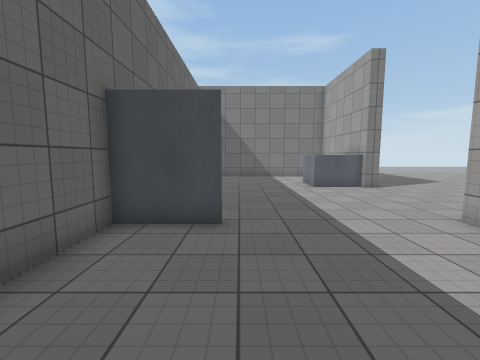
view 1 (above)

22 first-person views from a walk through a 3-D level made in the Unity game engine. The camera is 1.5 m above the floor, tilts 6° down and sees 90° across. The floor is counted in squares, 1 m on a side. Each view is taken from the middle of a square. On the plan, view 1 faces up. The plan holds only what a view shows up to about 13 squares ahead; the rest is blank. The place goes on beyond the plan. Surface patterns are stand-ins for the level's own textures.

view 2
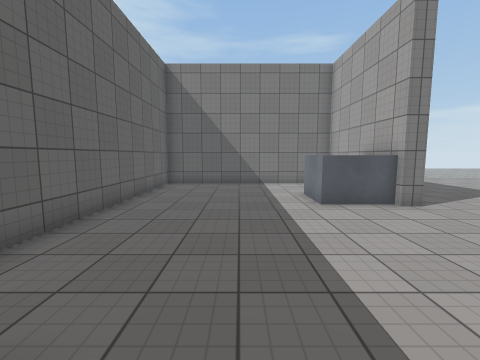

view 3
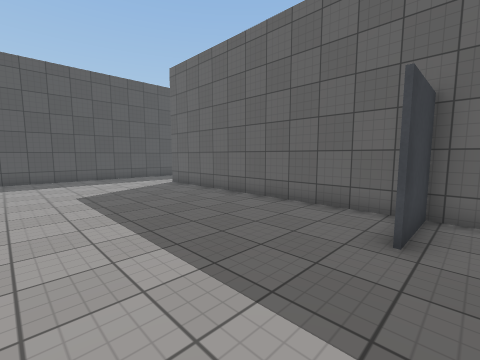

view 4
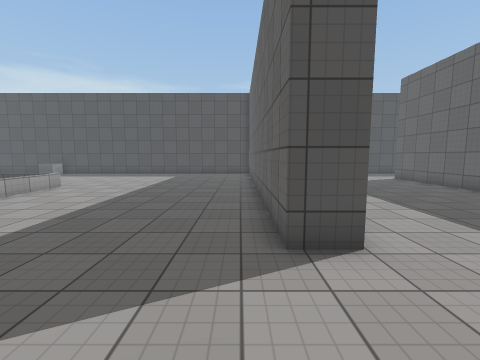

view 5
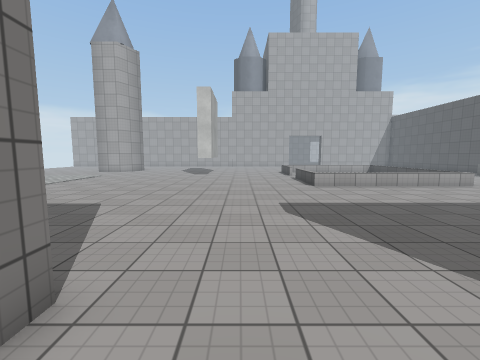

view 6
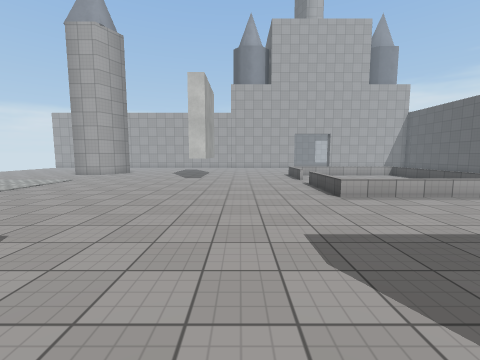

view 7
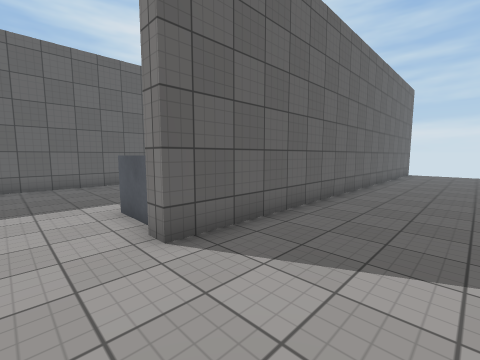

view 8
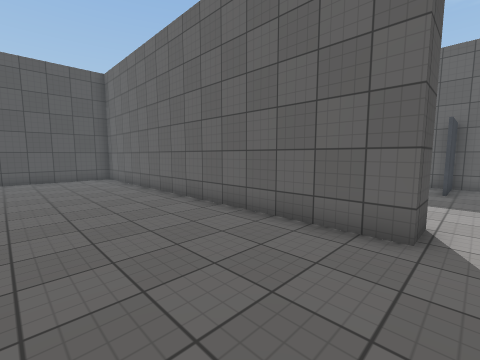

view 9
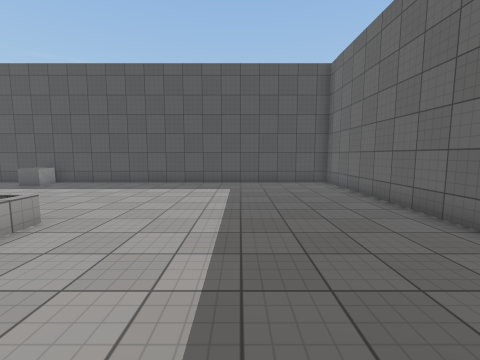

view 10
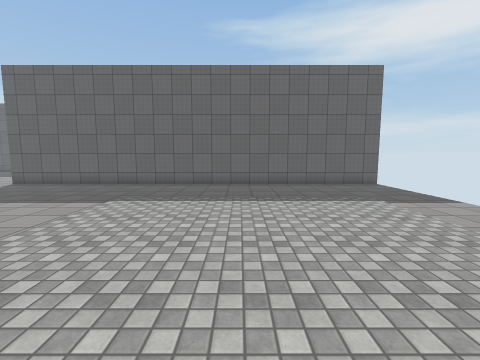

view 11
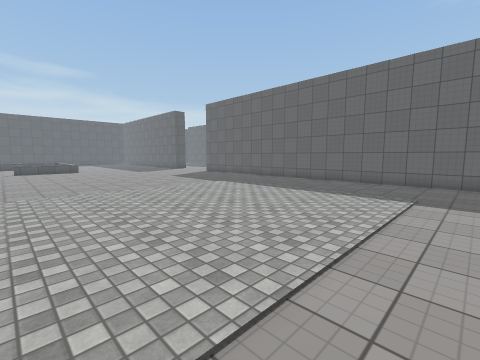

view 12
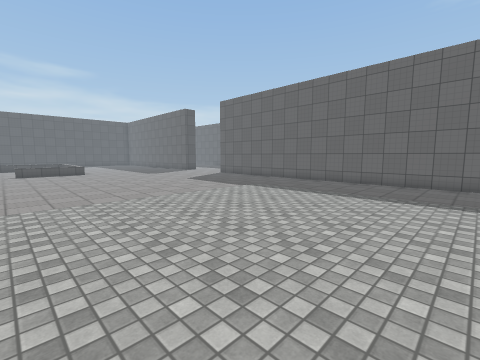

view 13
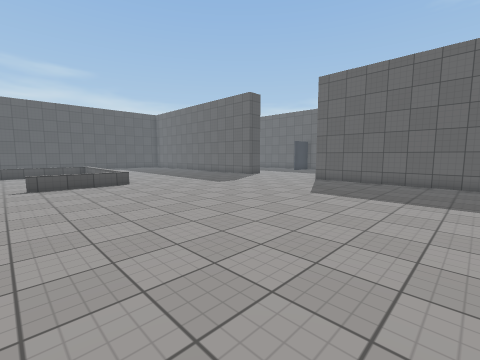

view 14
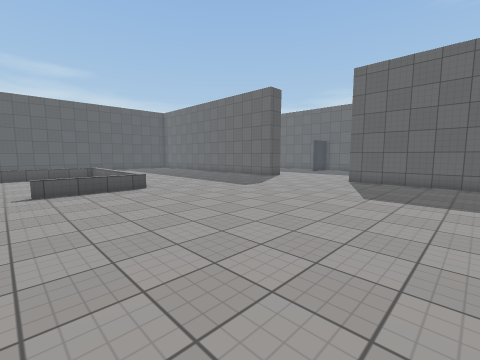

view 15
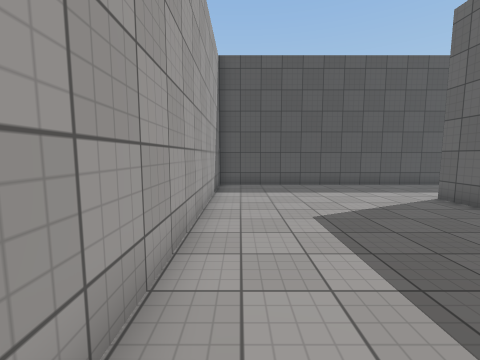

view 16
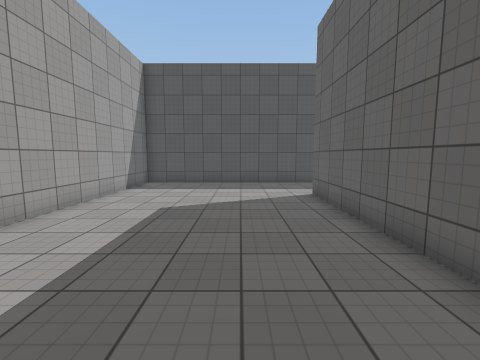

view 17
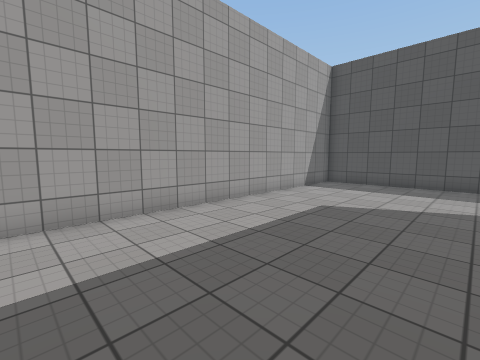

view 18
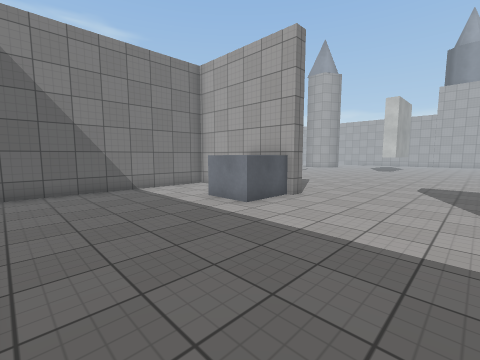

view 19
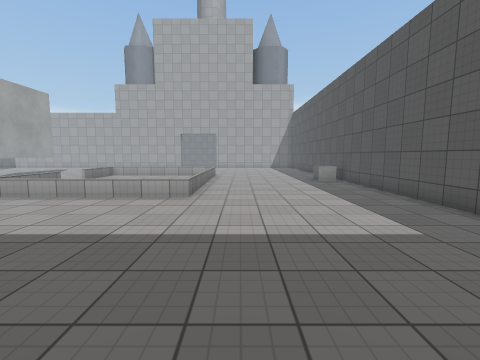

view 20
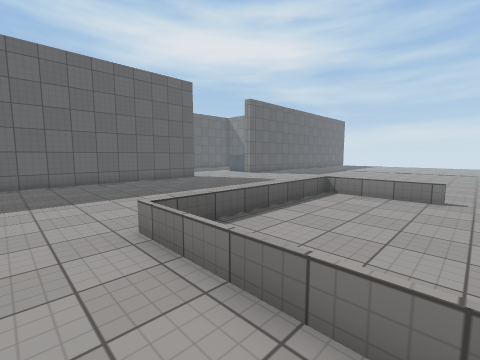

view 21
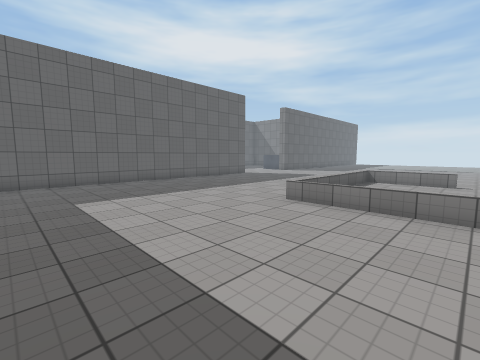

view 22
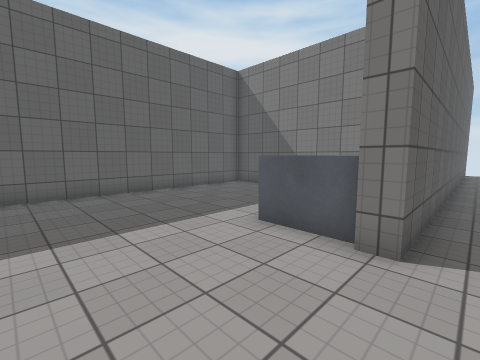

### Floor plan
Points are (right, up) in squares from view 1. A wall is a line through its corners. A room is listed if a view was taken in it or the views show most of it. See-through windows are left out.
Room 1 (views 1, 2, 3, 4, 5, 6, 7, 8, 9, 10, 11, 12, 13, 14, 15, 16, 17, 18, 19, 20, 21, 22)
walls: (5.8, 11.1) (3.5, 11.1) (3.5, 13.1); (5, 4.9) (5, 5.3) (6.3, 5.3) (6.3, -10) (20.5, -10); (-0.4, 5.1) (-2.9, 5.1); (-2.9, 5.3) (-0.4, 5.3); (6.3, 29.5) (6.3, 10.9) (5.7, 10.9) (5.7, 16.6) (-2.8, 16.6) (-2.8, -6.1); (-5.5, -10) (5, -10) (5, 3.1)
low walls: (20.1, -2.2) (15.4, -2.2) (15.4, 5.3) (19.4, 5.3)
ways out: opening at (20, 5)

Where each view was taken, in squares from view 1:
view 1: 0 up, 0 right, facing up
view 2: 4 up, 1 right, facing up
view 3: 6 up, 4 right, facing down-left
view 4: 9 up, 7 right, facing down
view 5: 9 up, 4 right, facing right
view 6: 9 up, 7 right, facing right
view 7: 9 up, 10 right, facing up-left
view 8: 6 up, 11 right, facing down-left
view 9: 3 up, 11 right, facing down
view 10: 23 up, 19 right, facing left
view 11: 29 up, 20 right, facing down-left
view 12: 27 up, 20 right, facing down-left
view 13: 18 up, 20 right, facing down-left
view 14: 16 up, 20 right, facing down-left
view 15: 2 up, 4 right, facing down
view 16: 3 up, 0 right, facing down
view 17: 3 up, 1 left, facing down-right
view 18: 6 up, 2 left, facing up-right
view 19: 4 down, 7 right, facing right
view 20: 4 down, 20 right, facing up-left
view 21: 9 down, 20 right, facing up-left
view 22: 7 up, 7 right, facing up-left
